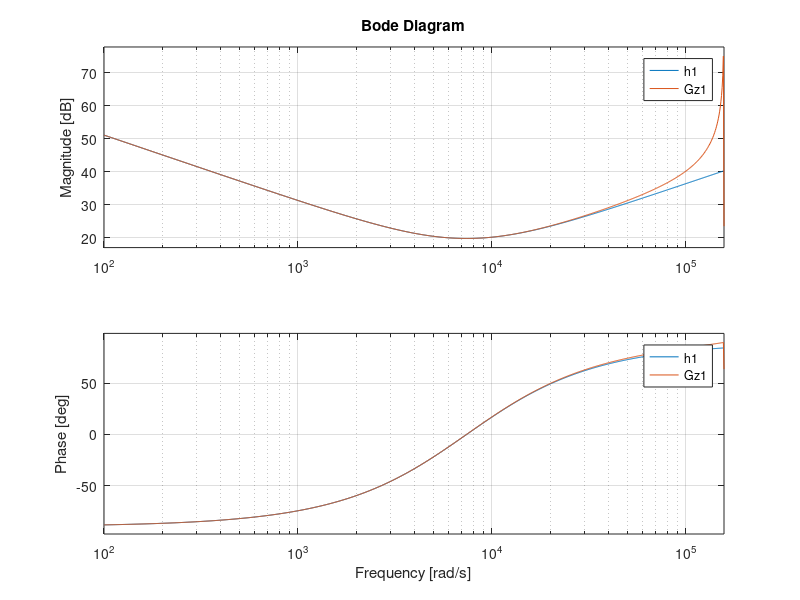

MATLAB code to generate this figure:
h1=tf([0.0006579 9.729 3.607*10^4],[1 0])
Gz1=c2d(h1,(1/(50*10^3)),'Tustin')
%Gz2=c2d(h1,(1/(10*10^3)),'Tustin')
bode(h1,Gz1)
%bode1(h1,Gz2)
